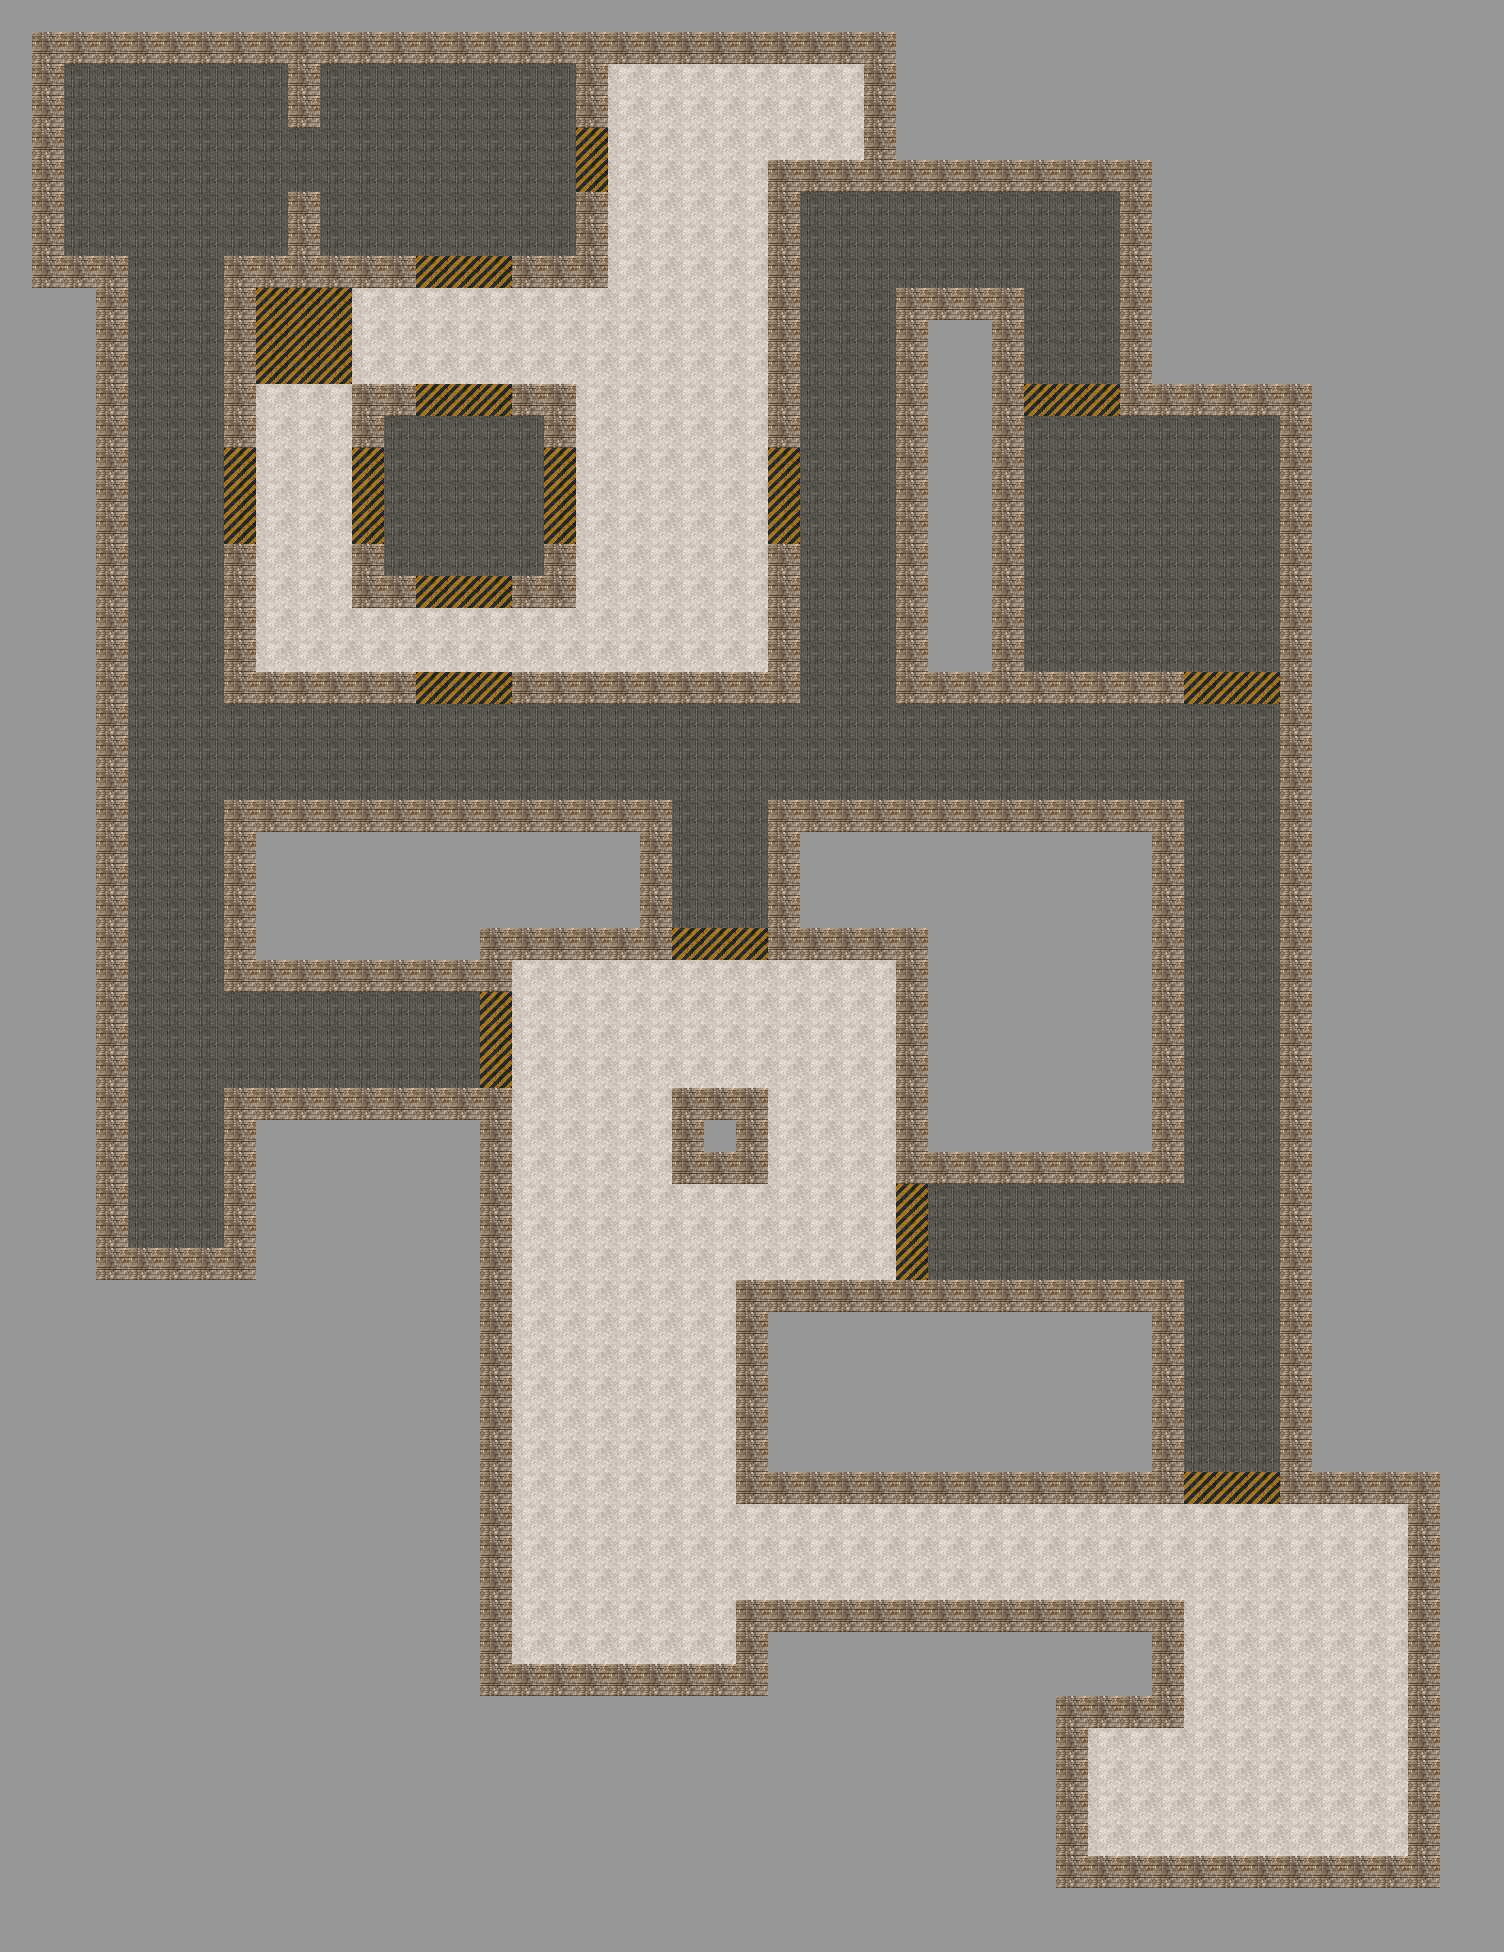

The image is a tile-based game level rendered from a .tmx file. Its description and source (layers, tilesets, objects; grid data summarised) follow:
An orthogonal 47x61 tile map with 32x32 px tiles, 1 tile layer (gound_layer_1) and 118 objects (spawn_point_1, spawn_point_2).

<map version="1.0" tiledversion="1.0.2" orientation="orthogonal" renderorder="left-down" width="47" height="61" tilewidth="32" tileheight="32" backgroundcolor="#969696" nextobjectid="241">
 <tileset firstgid="1" name="cs2dnorm" tilewidth="32" tileheight="32" tilecount="255" columns="17">
  <image source="cs2dnorm.bmp" trans="ff00ff" width="544" height="480" />
 </tileset>
 <layer name="gound_layer_1" width="47" height="61">
  <data>[2867 cells, 1593 non-empty, 5 distinct tile ids]</data>
 </layer>
 <objectgroup name="entity_layer_1">
  <!-- 118 objects omitted --></objectgroup>
</map>
<!-- 118 of 118 objects omitted -->
